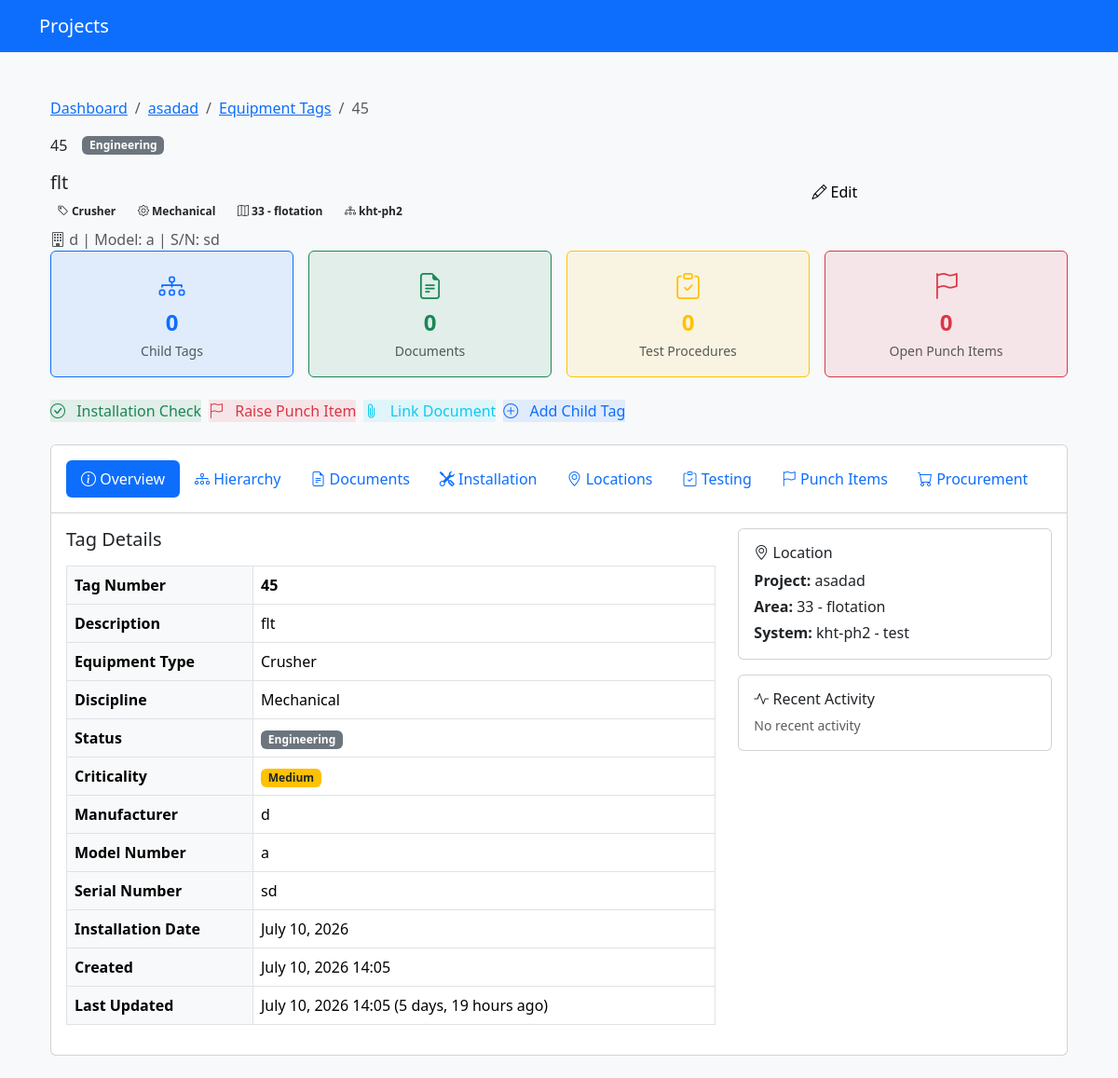
/core/tags/1/, run on an earlier commit of the app's database.
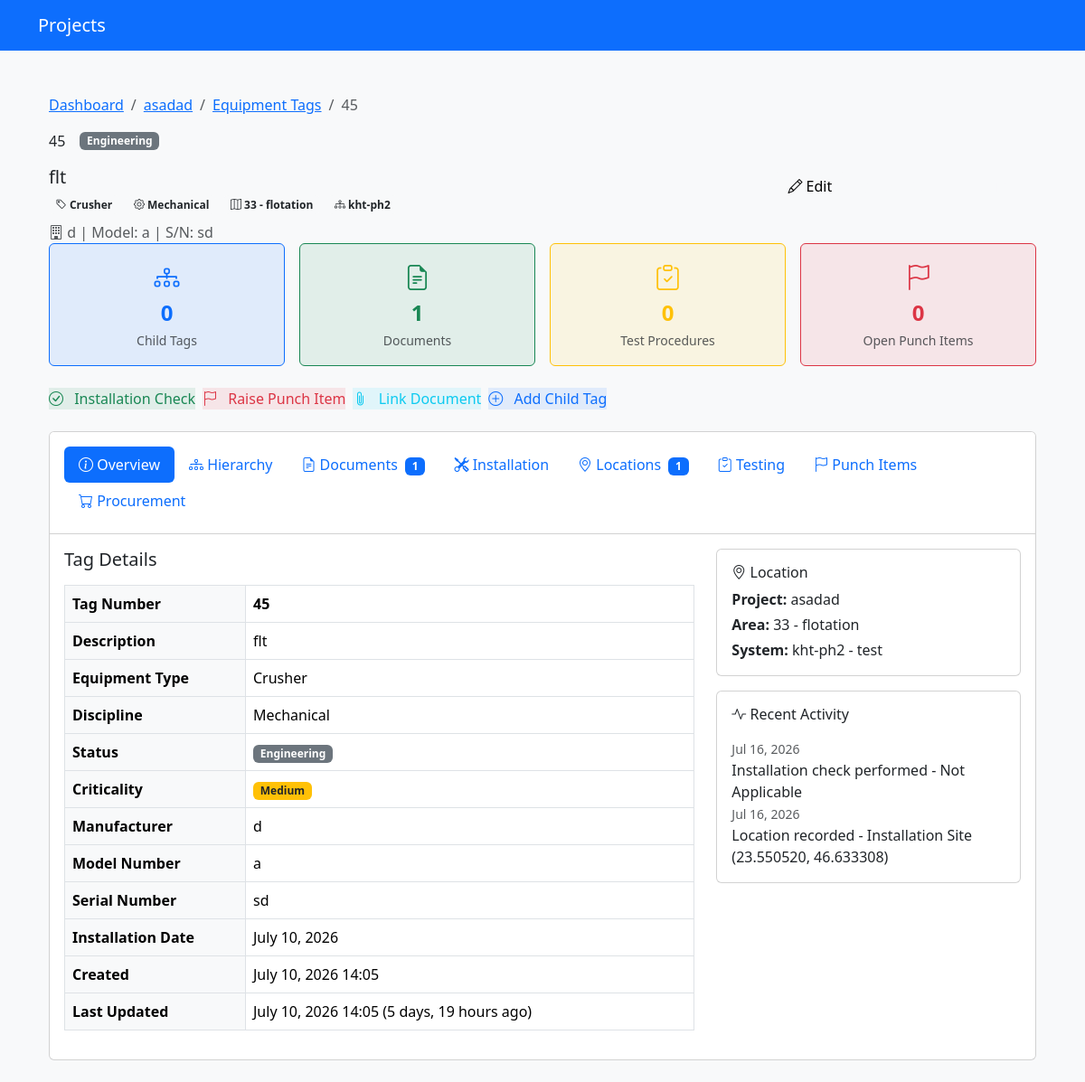
And on a later commit of the database.
### construction/models.py (models this page shows, shortened)
class InstalledItemCheck(models.Model):
	class CheckStatus(models.TextChoices):
		PASS = 'PASS', 'Pass'
		FAIL_WITH_PUNCH = 'FAIL', 'Fail with Punch List'
		NOT_APPLICABLE = 'NA', 'Not Applicable'
	equipment_tag = models.ForeignKey(
			'core.EquipmentTag', on_delete=models.CASCADE, related_name='installation_checks'
			)
	checked_date = models.DateField()
	checked_by = models.ForeignKey(
			User, on_delete=models.SET_NULL, null=True, related_name='installation_checks'
			)
	foundation_ok = models.BooleanField(null=True)
	grouting_ok = models.BooleanField(null=True)
	bolting_ok = models.BooleanField(null=True)
	alignment_ok = models.BooleanField(null=True)
	electrical_ok = models.BooleanField(null=True)
	status = models.CharField(max_length=4, choices=CheckStatus.choices, default=CheckStatus.PASS)
	comments = models.TextField(blank=True)
	created_at = models.DateTimeField(auto_now_add=True)
	updated_at = models.DateTimeField(auto_now=True)
	class Meta:
		ordering = ['-checked_date']
		verbose_name = 'Installed Item Check'
		verbose_name_plural = 'Installed Item Checks'

### core/views.py (the view, shortened to what this page needs)
# urls.py: path('tags/<int:pk>/', views.EquipmentTagDetailView.as_view(), name='equipment-tag-detail'),
class EquipmentTagDetailView( generic.DetailView):
	model = EquipmentTag
	template_name = 'core/equipment_tag_detail.html'
	context_object_name = 'tag'
	def get_queryset(self):
		return EquipmentTag.objects.select_related(
				'project', 'area', 'system', 'parent_tag'
				).prefetch_related(
				'child_tags',
				'tag_documents__document',
				'purchase_orders__purchase_order',
				'work_package_items__work_package',
				'test_procedures',
				'punch_items',
				'installation_checks',
				'locations__images',  # Prefetch locations with images
				'locations__area',
				'locations__recorded_by'
				)
	def get_context_data(self, **kwargs):
		context = super().get_context_data(**kwargs)
		tag = self.get_object()
		context['hierarchy_tree'] = tag.get_hierarchy_tree()
		context['child_tags'] = tag.child_tags.all()
		context['ancestors'] = self.get_ancestors(tag)
		context['documents'] = tag.tag_documents.select_related('document').all()
		context['purchase_orders'] = tag.purchase_orders.select_related(
				'purchase_order__supplier'
				).all()
		context['work_package_items'] = tag.work_package_items.select_related(
				'work_package__area'
				).all()
		context['test_procedures'] = tag.test_procedures.select_related(
				'commissioning_system__system'
				).prefetch_related('test_records').all()
		context['punch_items'] = tag.punch_items.select_related(
				'raised_by', 'assigned_to'
				).all()
		context['open_punch_count'] = tag.punch_items.filter(
				status__in=['OPEN', 'IPRO']
				).count()
		context['installation_checks'] = tag.installation_checks.select_related(
				'checked_by'
				).prefetch_related('photos').all()
		context['locations'] = tag.locations.select_related(
				'area', 'recorded_by', 'verified_by'
				).prefetch_related('images').order_by('-arrival_date')
		context['current_location'] = tag.current_location
		context['location_history'] = tag.locations.filter(
				is_current=False
				).order_by('-arrival_date')
		context['total_locations'] = tag.locations.count()
		context['verified_locations'] = tag.locations.filter(is_verified=True).count()
		context['related_tags'] = EquipmentTag.objects.filter(
				Q(area=tag.area) | Q(system=tag.system),
				project=tag.project
				).exclude(pk=tag.pk)[:10]
		context['recent_activities'] = self.get_recent_activities(tag)
		context['total_documents'] = tag.tag_documents.count()
		context['total_children'] = tag.child_tags.count()
		context['total_punch_items'] = tag.punch_items.count()
		context['total_test_procedures'] = tag.test_procedures.count()
		return context
	def get_ancestors(self, tag):
		ancestors = []
		current = tag.parent_tag
		while current:
			ancestors.append(current)
			current = current.parent_tag
		return list(reversed(ancestors))
	def get_recent_activities(self, tag):
		activities = []
		for check in tag.installation_checks.order_by('-checked_date')[:3]:
			activities.append({
					'icon': 'check-circle',
					'description': f'Installation check performed - {check.get_status_display()}',
					'date': check.checked_date,
					'user': check.checked_by.get_full_name() if check.checked_by else 'System',
					'type': 'installation'
					})
		for location in tag.locations.order_by('-arrival_date')[:3]:
			activities.append({
					'icon': 'geo-alt',
					'description': f'Location recorded - {location.get_location_type_display()} ({location.latitude}, {location.longitude})',
					'date': location.arrival_date.date(),
					'user': location.recorded_by.get_full_name() if location.recorded_by else 'System',
					'type': 'location'
					})
		try:
			from commissioning.models import TestRecord
			recent_tests = TestRecord.objects.filter(
					test_procedure__equipment_tags=tag
					).order_by('-start_datetime')[:3]
		except:
			pass
		activities.sort(key=lambda x: x['date'], reverse=True)
		return activities[:10]

### core/models.py (called while the page is built)
	@property
	def google_maps_url(self):
		return f"https://www.google.com/maps?q={self.latitude},{self.longitude}"

	@property
	def openstreetmap_url(self):
		return f"https://www.openstreetmap.org/?mlat={self.latitude}&mlon={self.longitude}&zoom=18"

	def get_hierarchy_tree(self, level=0):
		tree = {
				'tag': self,
				'level': level,
				'children': []
				}
		for child in self.child_tags.all():
			tree['children'].append(child.get_hierarchy_tree(level + 1))
		return tree

	@property
	def current_location(self):
		return self.locations.filter(is_current=True).first()

### templates/core/equipment_tag_detail.html (shortened to what the changed rows need)
{% extends 'base.html' %}
{% load static %}
{% block content %}
<div class="container-fluid py-4">
    <div class="row g-3 mb-4">
        <div class="col-md-3">
            <div class="card info-card bg-success bg-opacity-10 border-success">
                <div class="card-body text-center py-3">
                    <i class="bi bi-file-earmark-text fs-3 text-success"></i>
                    <div class="fs-4 fw-bold text-success">{{ total_documents }}</div>
                    <small class="text-muted">Documents</small>
                </div>
            </div>
        </div>
    </div>
    <div class="card">
        <div class="card-header bg-white py-3">
            <ul class="nav nav-pills" id="tagTabs" role="tablist">
                <li class="nav-item">
                    <button class="nav-link" data-bs-toggle="pill" data-bs-target="#documents">
                        <i class="bi bi-file-earmark-text"></i> Documents
                        {% if total_documents > 0 %}<span class="badge bg-primary ms-1">{{ total_documents }}</span>{% endif %}
                    </button>
                </li>
                <li class="nav-item">
                    <button class="nav-link" data-bs-toggle="pill" data-bs-target="#locations">
                        <i class="bi bi-geo-alt"></i> Locations
                        {% if total_locations > 0 %}<span class="badge bg-primary ms-1">{{ total_locations }}</span>{% endif %}
                    </button>
                </li>
            </ul>
        </div>
        <div class="card-body">
            <div class="tab-content">
                <div class="tab-pane fade show active" id="overview">
                    <div class="row">
                        <div class="col-lg-8">
                            <table class="table table-bordered">
                                <tbody>
                                <tr>
                                    <th class="bg-light" width="200">Tag Number</th>
                                </tr>
                                <tr>
                                    <th class="bg-light">Description</th>
                                </tr>
                                <tr>
                                    <th class="bg-light">Equipment Type</th>
                                </tr>
                                <tr>
                                    <th class="bg-light">Discipline</th>
                                </tr>
                                <tr>
                                    <th class="bg-light">Status</th>
                                </tr>
                                <tr>
                                    <th class="bg-light">Criticality</th>
                                </tr>
                                {% if tag.manufacturer %}
                                <tr>
                                    <th class="bg-light">Manufacturer</th>
                                </tr>
                                {% endif %}
                                {% if tag.model_number %}
                                <tr>
                                    <th class="bg-light">Model Number</th>
                                </tr>
                                {% endif %}
                                {% if tag.serial_number %}
                                <tr>
                                    <th class="bg-light">Serial Number</th>
                                </tr>
                                {% endif %}
                                {% if tag.installation_date %}
                                <tr>
                                    <th class="bg-light">Installation Date</th>
                                </tr>
                                {% endif %}
                                <tr>
                                    <th class="bg-light">Created</th>
                                </tr>
                                <tr>
                                    <th class="bg-light">Last Updated</th>
                                </tr>
                                </tbody>
                            </table>
                        </div>
                        <div class="col-lg-4">
                            <div class="card">
                                <div class="card-body">
                                    <h6><i class="bi bi-activity"></i> Recent Activity</h6>
                                    {% if recent_activities %}
                                    <div class="timeline mt-3">
                                        {% for activity in recent_activities %}
                                        <div class="timeline-item
                                                {% if 'Pass' in activity.description or 'CLSD' in activity.description %}success
                                                {% elif 'Fail' in activity.description or 'OPEN' in activity.description %}danger
                                                {% else %}warning{% endif %}">
                                            <small class="text-muted">{{ activity.date|date:"M d, Y" }}</small>
                                            <div>{{ activity.description }}</div>
                                        </div>
                                        {% endfor %}
                                    </div>
                                    {% else %}
                                    <p class="text-muted small mb-0">No recent activity</p>
                                    {% endif %}
                                </div>
                            </div>
                        </div>
                    </div>
                </div>
            </div>
        </div>
    </div>
</div>
{% endblock %}

What changed in the data, as far as the page shows it:
added InstalledItemCheck: date "Jul 16, 2026"
Also different on the page:
{{ total_documents }}: "0" → "1"
{{ total_documents }}: (not shown) → "1"
{{ total_locations }}: (not shown) → "1"
new list line: "Installation check performed - Not Applicable"
new list line: "Jul 16, 2026 Location recorded - Installation Site (23.550520, 46.633308)"
text no longer shown: "No recent activity"
